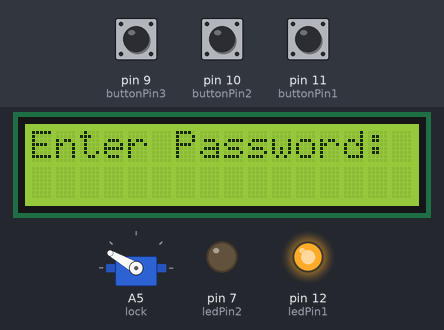
The sketch below on a simulated Arduino Uno, built with avr-gcc and run on an emulated ATmega328P. On the bench: servo, 16×2 character LCD, output pins drawn as LEDs (lit = HIGH). Dashed ring = blinking. The test bench sets the inputs (shaded band); at power-on: pin 9 (buttonPin3) HIGH, pin 10 (buttonPin2) HIGH, pin 11 (buttonPin1) HIGH.

Above: at 2.7 s.
2.8 s: pin 9 (buttonPin3) pulled LOW for 0.15 s
At 3.7 s:
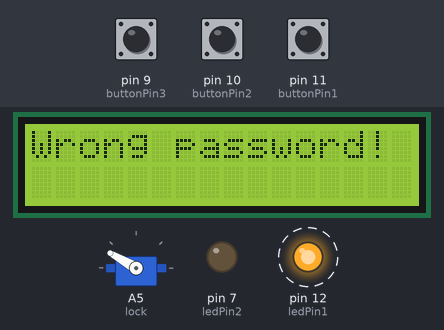
5.9 s: pin 10 (buttonPin2) pulled LOW for 1 s
At 7.5 s:
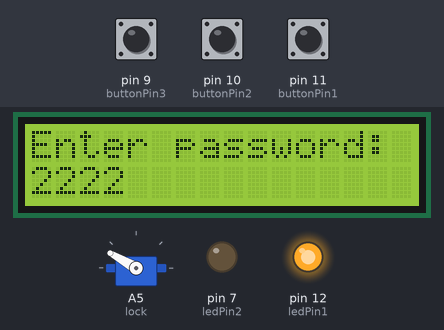
8.4 s: pin 11 (buttonPin1) pulled LOW for 0.15 s
At 9.0 s:
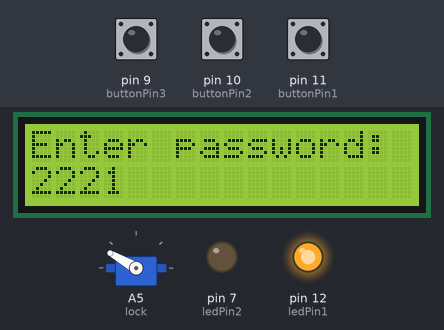
10.1 s: pin 9 (buttonPin3) pulled LOW for 1 s
At 13.9 s:
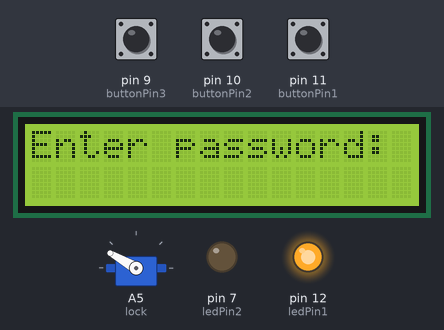
14.1 s: pin 11 (buttonPin1) pulled LOW for 1 s
At 15.7 s:
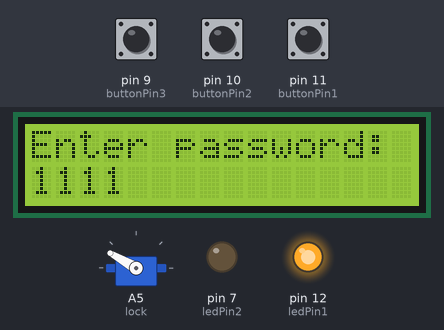
16.6 s: pin 10 (buttonPin2) pulled LOW for 0.15 s
At 17.7 s:
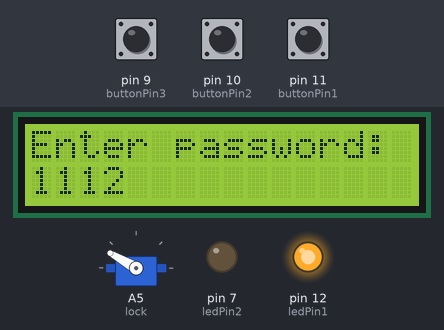
Timing chart, 0 to 19.3 s (numbered marks = the images above; inputs shaded):
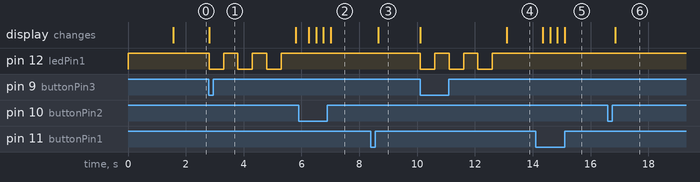

Measured:
- after the input at 2.8 s, pin 12 (ledPin1): alternates HIGH for 0.50 s and LOW for 0.50 s, starting at once; the display: changes at once (image 1)
- after the input at 5.9 s, the display: first changes after 0.36 s (image 2 shows a later state)
- after the input at 8.4 s, the display: changes after 0.25 s (image 3)
- after the input at 10.1 s, pin 12 (ledPin1): alternates HIGH for 0.50 s and LOW for 0.50 s, 6 changes in all, then stays HIGH, starting at once; the display: first changes at once (image 4 shows a later state)
- after the input at 14.1 s, the display: first changes after 0.25 s (image 5 shows a later state)
- after the input at 16.6 s, the display: changes after 0.25 s (image 6)

The sketch:

parking_lock.ino
```cpp
// Include libraries
#include <LiquidCrystal.h>
#include <Servo.h>

LiquidCrystal lcd(8, 6, 5, 4, 3, 2);

const byte buttonPin1 = 11;
const byte buttonPin2 = 10;
const byte buttonPin3 = 9;

const byte ledPin1 = 12;
const byte ledPin2 = 7;

// Arrays of chars to compare. Total chars will be 6 if we count the null terminated chars.
char codeNumbers[6] = "1212";
char attemptNumbers[6];
byte numberPos; // To determine position in attemptNumbers array
bool lockOpened;
// Used for timer
unsigned long previousTime = millis();

Servo lock;

void setup()
{
  // Note the use of internal pull up resistors
  pinMode(buttonPin1, INPUT_PULLUP);
  pinMode(buttonPin2, INPUT_PULLUP);
  pinMode(buttonPin3, INPUT_PULLUP);

  pinMode(ledPin1, OUTPUT);
  pinMode(ledPin2, OUTPUT);

  digitalWrite(ledPin1, HIGH);

  lock.attach(A5);
  closeLock();

  lcd.begin(16, 2);
  lcd.print("Welcome back!");
  delay(1500);
  lcd.clear();
  lcd.print("Enter Password:");

};

void loop()
{
  // Make numberPos between a value of 0 and 3 (which means the position won't '++' further than 4 digits)
  numberPos = constrain(numberPos, 0, 3);

  byte inputButtonState1 = digitalRead(buttonPin1);
  byte inputButtonState2 = digitalRead(buttonPin2);

  byte submitButtonState = digitalRead(buttonPin3);

  // Add number based on button press
  if(inputButtonState1 == LOW) addNumber('1');
  if(inputButtonState2 == LOW) addNumber('2');

  if(submitButtonState == LOW)
  {
    lcd.clear();

    if(lockOpened)
    {
      lcd.print("Closing...");
      closeLock();
      delay(1500);
      setHome();
    }
    else
    {
      processAttempt();
    }
    // Prevent multiple LOW reads
    delay(200);
  }
  lcd.setCursor(0,1);
  lcd.print(attemptNumbers); // Print attempt numbers if enter button not pressed

  if(lockOpened)
  {
    unsigned long currentTime = millis();
    unsigned long interval = 5000;

    if(currentTime - previousTime >= interval)
    {
      closeLock();
      setHome();
    }
  }
};

void addNumber(char number)
{
  attemptNumbers[numberPos] = number;
    numberPos++;
    // Next char will be null terminator.
    // This is to know where chars array (string) ends in case of checking and clearing
    attemptNumbers[numberPos] = '\0';
    // Delay to make sure to move position only once
    delay(250);
};

void clearAttempt()
{
  numberPos = 0;
  // This makes the string terminate at the beginning of the chars array so it's "cleared"
  attemptNumbers[numberPos] = '\0';

};

void closeLock()
{
  lock.write(150);
  lockOpened = false;
  turnOnLed(ledPin1);
  turnOffLed(ledPin2);
}

void openLock()
{
  lockOpened = true;
  lock.write(50);
  turnOnLed(ledPin2);
  turnOffLed(ledPin1);
}

void processAttempt()
{
  if(strcmp (attemptNumbers,codeNumbers) == 0)
  {
    lcd.print("Correct password!");
    blinkLed(ledPin2, 3);
    lcd.clear();
    openLock();
    previousTime = millis();
  }
  else
  {
    lcd.print("Wrong password!");
    blinkLed(ledPin1, 3);
    setHome();
  }
  // Only clear attempt AFTER being checked
  clearAttempt();
}

void setHome()
{
  lcd.clear();
  lcd.print("Enter password:");
  lcd.setCursor(0,1);
}

void turnOnLed(byte led)
{
  digitalWrite(led, HIGH);
}

void turnOffLed(byte led)
{
  digitalWrite(led, LOW);
}

void blinkLed(byte led, int count)
{
  switch (digitalRead(led))
  {
    case HIGH:
    for (int i=0; i < count; i++)
    {
      digitalWrite(led, LOW);
      delay(500);
      digitalWrite(led, HIGH);
      delay(500);
    }
    break;
    case LOW:
    for (int i=0; i < count; i++)
    {
      digitalWrite(led, HIGH);
      delay(500);
      digitalWrite(led, LOW);
      delay(500);
    }
    break;
  }
}
```
